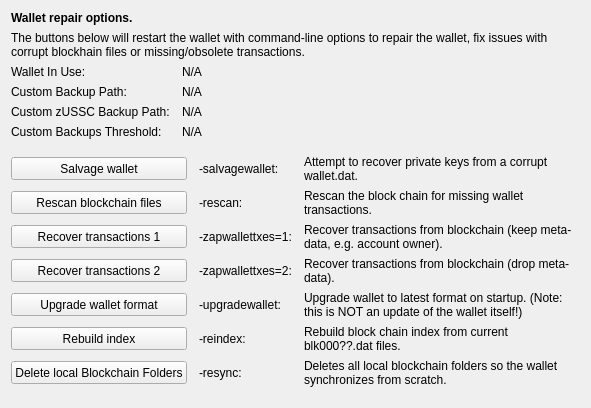
     <widget class="QWidget" name="tab_repair">
      <attribute name="title">
       <string>&amp;Wallet Repair</string>
      </attribute>
      <layout class="QGridLayout" name="gridLayout_4" columnstretch="0,0,0,0">
       <property name="horizontalSpacing">
        <number>12</number>
       </property>
       <item row="0" column="0" colspan="4">
        <widget class="QLabel" name="label_repair_header">
         <property name="font">
          <font>
           <weight>75</weight>
           <bold>true</bold>
          </font>
         </property>
         <property name="text">
          <string>Wallet repair options.</string>
         </property>
        </widget>
       </item>
       <item row="1" column="0" colspan="4">
        <widget class="QLabel" name="label_repair_helptext">
         <property name="font">
          <font>
           <weight>50</weight>
           <bold>false</bold>
          </font>
         </property>
         <property name="text">
          <string>The buttons below will restart the wallet with command-line options to repair the wallet, fix issues with corrupt blockhain files or missing/obsolete transactions.</string>
         </property>
         <property name="wordWrap">
          <bool>true</bool>
         </property>
        </widget>
       </item>
       <item row="2" column="0">
        <widget class="QLabel" name="wallet_path_label">
         <property name="text">
          <string>Wallet In Use:</string>
         </property>
        </widget>
       </item>
       <item row="2" column="1" colspan="3">
        <widget class="QLabel" name="wallet_path">
         <property name="cursor">
          <cursorShape>IBeamCursor</cursorShape>
         </property>
         <property name="text">
          <string>N/A</string>
         </property>
         <property name="textFormat">
          <enum>Qt::PlainText</enum>
         </property>
         <property name="textInteractionFlags">
          <set>Qt::LinksAccessibleByMouse|Qt::TextSelectableByKeyboard|Qt::TextSelectableByMouse</set>
         </property>
        </widget>
       </item>
       <item row="3" column="0">
        <widget class="QLabel" name="wallet_custombackuppath_label">
         <property name="visible">
          <bool>false</bool>
         </property>
         <property name="text">
          <string>Custom Backup Path:</string>
         </property>
        </widget>
       </item>
       <item row="3" column="1" colspan="3">
        <widget class="QLabel" name="wallet_custombackuppath">
         <property name="cursor">
          <cursorShape>IBeamCursor</cursorShape>
         </property>
         <property name="visible">
          <bool>false</bool>
         </property>
         <property name="text">
          <string>N/A</string>
         </property>
         <property name="textFormat">
          <enum>Qt::PlainText</enum>
         </property>
         <property name="textInteractionFlags">
          <set>Qt::LinksAccessibleByMouse|Qt::TextSelectableByKeyboard|Qt::TextSelectableByMouse</set>
         </property>
        </widget>
       </item>
       <item row="4" column="0">
        <widget class="QLabel" name="wallet_customzusscbackuppath_label">
         <property name="visible">
          <bool>false</bool>
         </property>
         <property name="text">
          <string>Custom zUSSC Backup Path:</string>
         </property>
        </widget>
       </item>
       <item row="4" column="1" colspan="3">
        <widget class="QLabel" name="wallet_customzusscbackuppath">
         <property name="cursor">
          <cursorShape>IBeamCursor</cursorShape>
         </property>
         <property name="visible">
          <bool>false</bool>
         </property>
         <property name="text">
          <string>N/A</string>
         </property>
         <property name="textFormat">
          <enum>Qt::PlainText</enum>
         </property>
         <property name="textInteractionFlags">
          <set>Qt::LinksAccessibleByMouse|Qt::TextSelectableByKeyboard|Qt::TextSelectableByMouse</set>
         </property>
        </widget>
       </item>
       <item row="5" column="0">
        <widget class="QLabel" name="wallet_custombackupthreshold_label">
         <property name="visible">
          <bool>false</bool>
         </property>
         <property name="text">
          <string>Custom Backups Threshold:</string>
         </property>
        </widget>
       </item>
       <item row="5" column="1" colspan="3">
        <widget class="QLabel" name="wallet_custombackupthreshold">
         <property name="cursor">
          <cursorShape>IBeamCursor</cursorShape>
         </property>
         <property name="visible">
          <bool>false</bool>
         </property>
         <property name="text">
          <string>N/A</string>
         </property>
         <property name="textFormat">
          <enum>Qt::PlainText</enum>
         </property>
         <property name="textInteractionFlags">
          <set>Qt::LinksAccessibleByMouse|Qt::TextSelectableByKeyboard|Qt::TextSelectableByMouse</set>
         </property>
        </widget>
       </item>
       <item row="6" column="0">
        <spacer name="verticalSpacer_repair1">
         <property name="orientation">
          <enum>Qt::Vertical</enum>
         </property>
         <property name="sizeHint" stdset="0">
          <size>
           <width>10</width>
           <height>10</height>
          </size>
         </property>
        </spacer>
       </item>
       <item row="7" column="0" colspan="2">
        <widget class="QPushButton" name="btn_salvagewallet">
         <property name="minimumSize">
          <size>
           <width>100</width>
           <height>23</height>
          </size>
         </property>
         <property name="text">
          <string>Salvage wallet</string>
         </property>
        </widget>
       </item>
       <item row="7" column="2">
        <widget class="QLabel" name="label_repair_salvage_command">
         <property name="text">
          <string notr="true">-salvagewallet:</string>
         </property>
        </widget>
       </item>
       <item row="7" column="3">
        <widget class="QLabel" name="label_repair_salvage">
         <property name="text">
          <string>Attempt to recover private keys from a corrupt wallet.dat.</string>
         </property>
         <property name="wordWrap">
          <bool>true</bool>
         </property>
        </widget>
       </item>
       <item row="8" column="0" colspan="2">
        <widget class="QPushButton" name="btn_rescan">
         <property name="minimumSize">
          <size>
           <width>100</width>
           <height>23</height>
          </size>
         </property>
         <property name="text">
          <string>Rescan blockchain files</string>
         </property>
        </widget>
       </item>
       <item row="8" column="2">
        <widget class="QLabel" name="label_repair_rescan_command">
         <property name="text">
          <string notr="true">-rescan:</string>
         </property>
        </widget>
       </item>
       <item row="8" column="3">
        <widget class="QLabel" name="label_repair_rescan">
         <property name="text">
          <string>Rescan the block chain for missing wallet transactions.</string>
         </property>
         <property name="wordWrap">
          <bool>true</bool>
         </property>
        </widget>
       </item>
       <item row="9" column="0" colspan="2">
        <widget class="QPushButton" name="btn_zapwallettxes1">
         <property name="minimumSize">
          <size>
           <width>100</width>
           <height>23</height>
          </size>
         </property>
         <property name="text">
          <string>Recover transactions 1</string>
         </property>
        </widget>
       </item>
       <item row="9" column="2">
        <widget class="QLabel" name="label_repair_zap1_command">
         <property name="text">
          <string notr="true">-zapwallettxes=1:</string>
         </property>
        </widget>
       </item>
       <item row="9" column="3">
        <widget class="QLabel" name="label_repair_zap1">
         <property name="text">
          <string>Recover transactions from blockchain (keep meta-data, e.g. account owner).</string>
         </property>
         <property name="wordWrap">
          <bool>true</bool>
         </property>
        </widget>
       </item>
       <item row="10" column="0" colspan="2">
        <widget class="QPushButton" name="btn_zapwallettxes2">
         <property name="minimumSize">
          <size>
           <width>100</width>
           <height>23</height>
          </size>
         </property>
         <property name="text">
          <string>Recover transactions 2</string>
         </property>
        </widget>
       </item>
       <item row="10" column="2">
        <widget class="QLabel" name="label_repair_zap2_command">
         <property name="text">
          <string notr="true">-zapwallettxes=2:</string>
         </property>
        </widget>
       </item>
       <item row="10" column="3">
        <widget class="QLabel" name="label_repair_zap2">
         <property name="text">
          <string>Recover transactions from blockchain (drop meta-data).</string>
         </property>
         <property name="wordWrap">
          <bool>true</bool>
         </property>
        </widget>
       </item>
       <item row="11" column="0" colspan="2">
        <widget class="QPushButton" name="btn_upgradewallet">
         <property name="minimumSize">
          <size>
           <width>100</width>
           <height>23</height>
          </size>
         </property>
         <property name="text">
          <string>Upgrade wallet format</string>
         </property>
        </widget>
       </item>
       <item row="11" column="2">
        <widget class="QLabel" name="label_repair_upgrade_command">
         <property name="text">
          <string notr="true">-upgradewallet:</string>
         </property>
        </widget>
       </item>
       <item row="11" column="3">
        <widget class="QLabel" name="label_repair_upgrade">
         <property name="text">
          <string>Upgrade wallet to latest format on startup. (Note: this is NOT an update of the wallet itself!)</string>
         </property>
         <property name="wordWrap">
          <bool>true</bool>
         </property>
        </widget>
       </item>
       <item row="12" column="0" colspan="2">
        <widget class="QPushButton" name="btn_reindex">
         <property name="minimumSize">
          <size>
           <width>100</width>
           <height>23</height>
          </size>
         </property>
         <property name="text">
          <string>Rebuild index</string>
         </property>
        </widget>
       </item>
       <item row="12" column="2">
        <widget class="QLabel" name="label_repair_reindex_command">
         <property name="text">
          <string notr="true">-reindex:</string>
         </property>
        </widget>
       </item>
       <item row="12" column="3">
        <widget class="QLabel" name="label_repair_reindex">
         <property name="text">
          <string>Rebuild block chain index from current blk000??.dat files.</string>
         </property>
         <property name="wordWrap">
          <bool>true</bool>
         </property>
        </widget>
       </item>
       <item row="13" column="0" colspan="2">
        <widget class="QPushButton" name="btn_resync">
         <property name="minimumSize">
          <size>
           <width>100</width>
           <height>23</height>
          </size>
         </property>
         <property name="text">
          <string>Delete local Blockchain Folders</string>
         </property>
        </widget>
       </item>
       <item row="13" column="2">
        <widget class="QLabel" name="label_repair_resync_command">
         <property name="text">
          <string>-resync:</string>
         </property>
        </widget>
       </item>
       <item row="13" column="3">
        <widget class="QLabel" name="label_repair_resync">
         <property name="text">
          <string>Deletes all local blockchain folders so the wallet synchronizes from scratch.</string>
         </property>
         <property name="wordWrap">
          <bool>true</bool>
         </property>
        </widget>
       </item>
       <item row="14" column="0">
        <spacer name="verticalSpacer_repair2">
         <property name="orientation">
          <enum>Qt::Vertical</enum>
         </property>
         <property name="sizeHint" stdset="0">
          <size>
           <width>20</width>
           <height>10</height>
          </size>
         </property>
        </spacer>
       </item>
      </layout>
     </widget>
